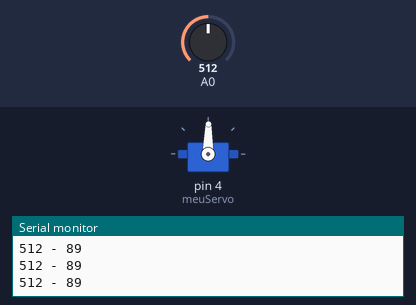
Simulated run of this sketch. Board: Arduino Uno, built with avr-gcc and run on an emulated ATmega328P. On the bench: servo, the last lines printed to the serial monitor. The inputs (shaded band) are chosen by the test bench; at power-on: A0 = 512.

Above: at 1.2 s.
1.3 s: A0 set to 564
At 1.7 s:
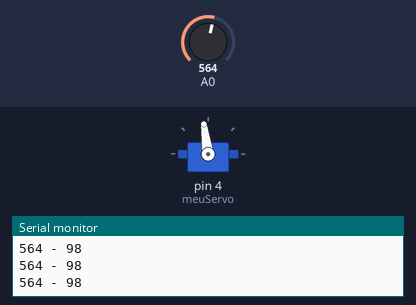
4.3 s: A0 set to 580
At 5.2 s:
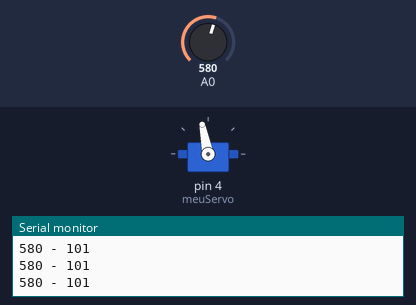
5.8 s: A0 set to 716
At 6.4 s:
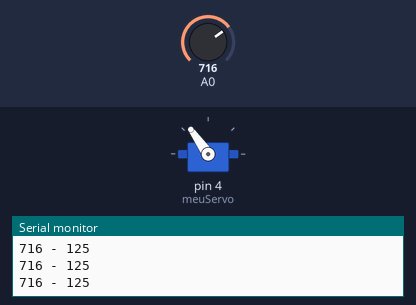
7.3 s: A0 set to 306
At 8.5 s:
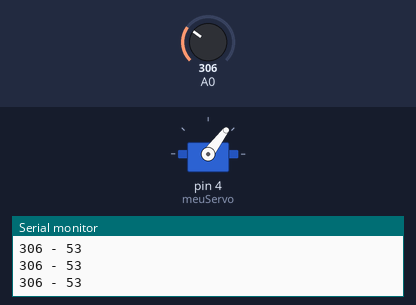
8.8 s: A0 set to 122
At 9.6 s:
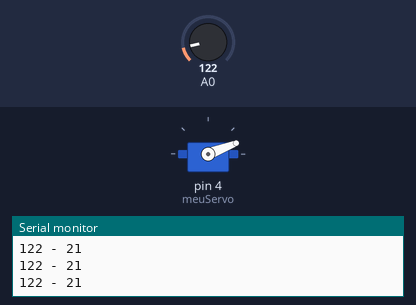
10.3 s: A0 set to 511
At 11.0 s:
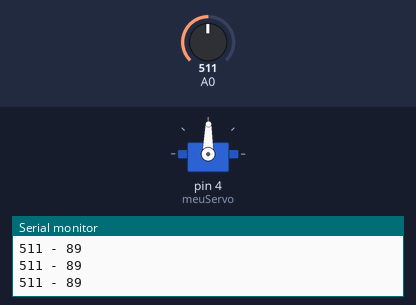
Timing chart, 0 to 12.8 s (numbered marks = the images above; inputs shaded):
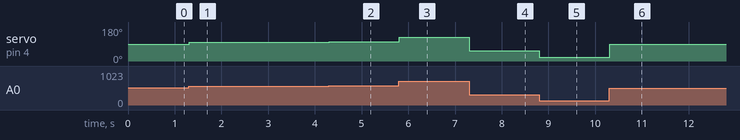

Measured:
- after the input at 1.3 s, servo on pin 4 (meuServo): 89° → 98° at once
- after the input at 4.3 s, servo on pin 4 (meuServo): 98° → 101° at once
- after the input at 5.8 s, servo on pin 4 (meuServo): 101° → 125° at once
- after the input at 7.3 s, servo on pin 4 (meuServo): 125° → 53° at once
- after the input at 8.8 s, servo on pin 4 (meuServo): 53° → 21° at once
- after the input at 10.3 s, servo on pin 4 (meuServo): 21° → 89° at once

The sketch:

potenciometro_controla_servo_motor.ino
```cpp
#include <Servo.h>

Servo meuServo;

void setup() {
  Serial.begin(9600);
  meuServo.attach(4);
}

void loop() {
   int val = analogRead(0);
   int x = map(val,0,1023,0,179);
   Serial.print(val);
   Serial.print(" - ");
   Serial.println(x);
   meuServo.write(x);
   delay(10);
}
```
